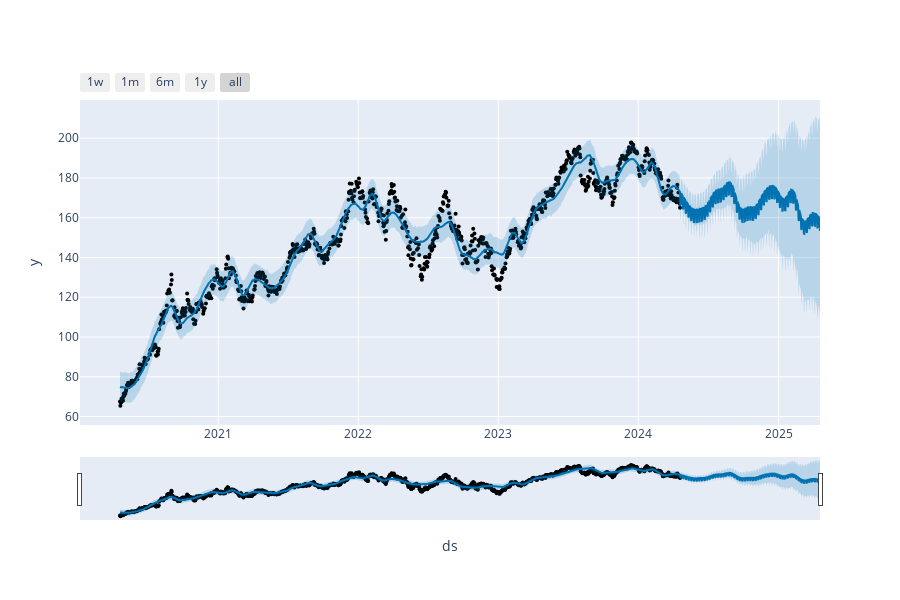

Write notebook code for a chart like this one.
### Code cell
fig1

### Figure 1 — Plotly figure (JSON) as saved in the notebook; plotly's stock layout.template omitted (floating-point values rounded to 4 significant figures; data arrays with more than 128 entries replaced by an {"elided": "..."} marker saying what was removed)
{"data": [{"marker": {"color": "black", "size": 4}, "mode": "markers", "name": "Actual", "type": "scatter", "x": {"elided": "1008 str values"}, "y": {"elided": "1008 float values"}}, {"hoverinfo": "skip", "line": {"width": 0}, "mode": "lines", "type": "scatter", "x": {"elided": "1373 str values"}, "y": {"elided": "1373 float values"}}, {"fill": "tonexty", "fillcolor": "rgba(0, 114, 178, 0.2)", "line": {"color": "#0072B2", "width": 2}, "mode": "lines", "name": "Predicted", "type": "scatter", "x": {"elided": "1373 str values"}, "y": {"elided": "1373 float values"}}, {"fill": "tonexty", "fillcolor": "rgba(0, 114, 178, 0.2)", "hoverinfo": "skip", "line": {"width": 0}, "mode": "lines", "type": "scatter", "x": {"elided": "1373 str values"}, "y": {"elided": "1373 float values"}}], "layout": {"height": 600, "showlegend": false, "width": 900, "xaxis": {"rangeselector": {"buttons": [{"count": 7, "label": "1w", "step": "day", "stepmode": "backward"}, {"count": 1, "label": "1m", "step": "month", "stepmode": "backward"}, {"count": 6, "label": "6m", "step": "month", "stepmode": "backward"}, {"count": 1, "label": "1y", "step": "year", "stepmode": "backward"}, {"step": "all"}]}, "rangeslider": {"visible": true}, "title": {"text": "ds"}, "type": "date"}, "yaxis": {"title": {"text": "y"}}}}
